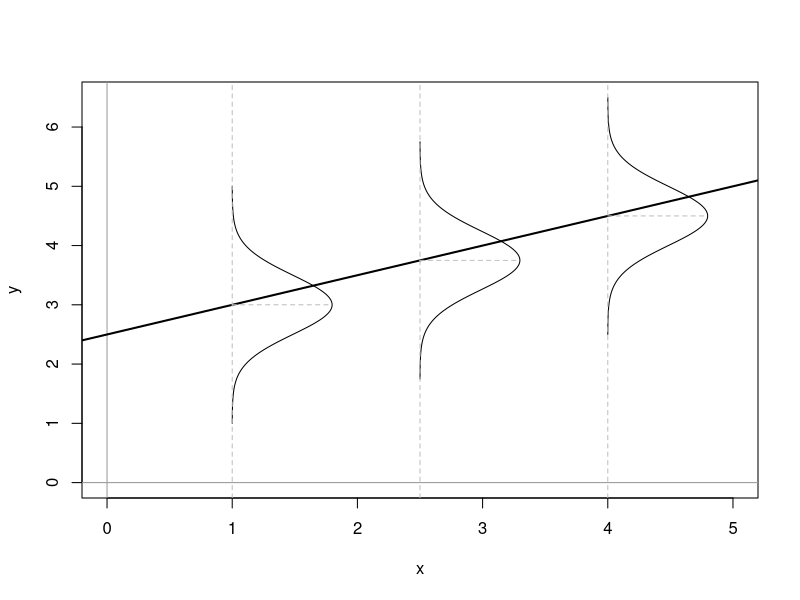

Write R code to recreate this figure. (Note: this script raises an error after producing the figure.)
## ---- chunk 1
plot(c(0,5), c(0,6.5), type = "n", xlab="x", ylab="y")
abline(h = 0, v = 0, col = "gray60")
abline(a = 2.5, b = 0.5, lwd = 2)
x <- 600:3000/600
y <- dnorm(x, mean = 3, sd = 0.5)
lines(y + 1.0, x)
lines(y + 2.5, x + 0.75)
lines(y + 4.0, x + 1.5)
abline(v = c(1, 2.5, 4), lty = 2, col = "grey")
segments(1, 3, 1 + dnorm(0,0,0.5),3, lty = 2, col = "gray")
segments(2.5, 3.75, 2.5 + dnorm(0,0,0.5), 3.75, lty = 2, col = "gray")
segments(4,4.5, 4 + dnorm(0,0,0.5),4.5, lty = 2, col = "gray")
## ---- chunk 2
set.seed(11)
x2 <- rnorm(37)
y2 <- rnorm(37)
df3 <- data.frame(x2, y2)

ggplot(df3) +
  geom_point(aes(x2, y2), size = 3) +
  geom_hline(yintercept = 0, color = "blue", linetype = "dashed", size = 1) +
  lims(y = c(-1, 1), x = c(-1.6, 1)) +
  xlab("Predicted Y") +
  ylab("E") +
  theme(axis.text = element_blank(),
        axis.ticks = element_blank(),
        axis.line = element_line(color = "black"),
        panel.background = element_rect(fill = "white"))
## ---- chunk 3
x3 <- c(1, 1, 2, 2, 3, 3, 4, 4, 5, 5, 6, 7, 8,
        9, 9, 9, 10, 11, 11, 12, 14, 15, 16, 17, 18, 20)
y3 <- c(4, 6, 5, 4, 6, 7, 6, 7, 8, 6, 5, 8, 9,
        7, 8, 5, 6, 8, 7, 9, 8.8, 9, 8, 10, 7, 9)
df4 <- data.frame(x3, y3)

ggplot(df4, aes(x = x3, y = y3)) +
  geom_point(size = 3) +
  lims(y = c(0, 10), x = c(1, 22)) +
  geom_point(aes(x = 18.5, y = 2), size = 3) +
  geom_point(aes(x = 19.4, y = 2.4), size = 3) +
  geom_point(aes(x = 18.2, y = 2.7), size = 3) +
  geom_point(aes(x = 18, y = 1.5), size = 3) +
  geom_hline(yintercept = 6, color = "black", linetype = "dashed", size = 1) +
  labs(x = "Predicted Y", y = "E") +
  annotate("text", x = 19, y = 5, label = "Residuals for \nmodel using \nall data", color = "black", size = 4) +
  theme(axis.text = element_blank(),
        axis.ticks = element_blank(),
        axis.line = element_line(color = "black"),
        panel.background = element_rect(fill = "white"))
## ---- chunk 4
x3 <- c(1, 1, 2, 2, 3, 3, 4, 4, 5, 5, 6, 7, 8,
        9, 9, 9, 10, 11, 11, 12, 14, 15, 16, 17, 18, 20)
y3 <- c(4, 6, 5, 4, 6, 7, 6, 7, 8, 6, 5, 8, 9,
        7, 8, 5, 6, 8, 7, 9, 8.8, 9, 8, 10, 7, 9)
df4 <- data.frame(x3, y3)

ggplot(df4, aes(x = x3, y = y3)) +
  geom_point(size = 3) +
  lims(y = c(0, 10), x = c(1, 25)) +
  geom_smooth(method = lm, se = FALSE, linetype = "dashed") +
  geom_point(aes(x = 18.5, y = 2), size = 3) +
  geom_point(aes(x = 19.4, y = 2.4), size = 3) +
  geom_point(aes(x = 18.2, y = 2.7), size = 3) +
  geom_point(aes(x = 18, y = 1.5), size = 3) +
  geom_hline(yintercept = 6, color = "black", linetype = "dashed", size = 1) +
  labs(x = "Predicted Y", y = "E") +
  annotate("text", x = 23, y = 9, label = "Residuals for \nmodel with \nall outliers deleted", color = "blue", size = 4) +
  annotate("text", x = 23, y = 5, label = "Residuals for \nmodel using \nall data", color = "black", size = 4) +
  annotate("text", x = 23, y = 2, label = "Possible \noutliers", color = "red", size = 4) +
  theme(axis.text = element_blank(),
        axis.ticks = element_blank(),
        axis.line = element_line(color = "black"),
        panel.background = element_rect(fill = "white"))
## ---- chunk 5
set.seed(20)
y5 <- rnorm(21, mean = 0, sd = 0.1)
x5 <- 1:21
z5 <- rep("first", 21)
df1 <- data.frame(x5, y5, z5)
df1

y5 <- rnorm(21, mean = 0, sd = 5.5)
x5 <- 21:41
z5 <- rep("second", 21)
df2 <- data.frame(x5, y5, z5)
df2

df3 <- rbind(df1, df2)
df3

ggplot(df3, aes(x = x5, y = y5)) +
  geom_jitter(width = 1, height = 1.5, size = 3) +
  lims(y = c(-8, 8), x = c(0, 40)) +
  labs(x = "Predicted Y", y = "E") +
  geom_hline(yintercept = 0, linetype = "dashed", color = "red") +
  theme(axis.text = element_blank(),
        axis.ticks = element_blank(),
        axis.line = element_line(color = "black"))
## ---- chunk 6
set.seed(15)
x4 <- -20:20
y4 <- x4^2
df5 <- data.frame(x4, y4)

ggplot(df5, aes(x = x4, y = y4)) +
  geom_jitter(width = 3, height = 2, size = 3) +
  geom_smooth(method = loess, se = FALSE, linetype = "dashed") +
  lims(y = c(0, 150), x = c(-15, 15)) +
  labs(x = "Predicted Y", y = "E") +
  geom_hline(yintercept = 50, color = "black", linetype = "dashed", size = 1) +
  theme(axis.text = element_blank(),
        axis.ticks = element_blank(),
        axis.line = element_line(color = "black"),
        panel.background = element_rect(fill = "white"))
## ---- chunk 7
OLS_env <- lm(ds$glbcc_risk ~ ds$ideol)
## ---- chunk 8
summary(OLS_env)
## ---- chunk 9
#first we square the ideology variable and create a new variable to use in our model.
ds$ideology2 <- ds$ideol^2
summary(ds$ideology2)
## ---- chunk 10
#A significant p-value indicates non-linearity using the Tukey test
library(car)
residualPlots(OLS_env)
## ---- chunk 11
OLS_env$residuals %>% # Pipe the residuals to a data frame
  data.frame() %>% # Pipe the data frame to ggplot
  ggplot(aes(OLS_env$residuals)) +
  geom_histogram(bins = 16)
## ---- chunk 12
OLS_env$residuals %>% # Pipe the residuals to a data frame
  data.frame() %>% # Pipe the data frame to ggplot
  ggplot(aes(OLS_env$residuals)) +
  geom_density(adjust = 2) +
  stat_function(fun = dnorm, args = list(mean = mean(OLS_env$residuals),
                                         sd = sd(OLS_env$residuals)),
                color = "red")
## ---- chunk 13
OLS_env$residuals %>% # Pipe the residuals to a data frame
  data.frame() %>% # Pipe the data frame to ggplot
  ggplot(aes(sample = OLS_env$residuals)) +
  stat_qq() +
  stat_qq_line()
## ---- chunk 14
#a significant value p-value potentially indicates the data is not normally distributed.
shapiro.test(OLS_env$residuals)
## ---- chunk 15
spreadLevelPlot(OLS_env)
dev.off() 
## ---- chunk 16
#a significant value indicates potential heteroscedasticity issues.
ncvTest(OLS_env)
## ---- chunk 17
#a significant p-value indicates extreme case for review
outlierTest(OLS_env)
## ---- chunk 18
plotdb<-dfbetaPlots(OLS_env, id.n=3)
## ---- chunk 19
#  Check the observations with high dfbetas.
#  We see the values 589 and 615 returned.  
#  We only want to see results from columns gccrsk and ideology in tbur.data.
ds[c(589,615),c("glbcc_risk", "ideol")]
## ---- chunk 20
influencePlot(OLS_env)
## ---- chunk 21
#review the results
ds[c(589,615,20,30,90,1052),c("glbcc_risk", "ideol")]
